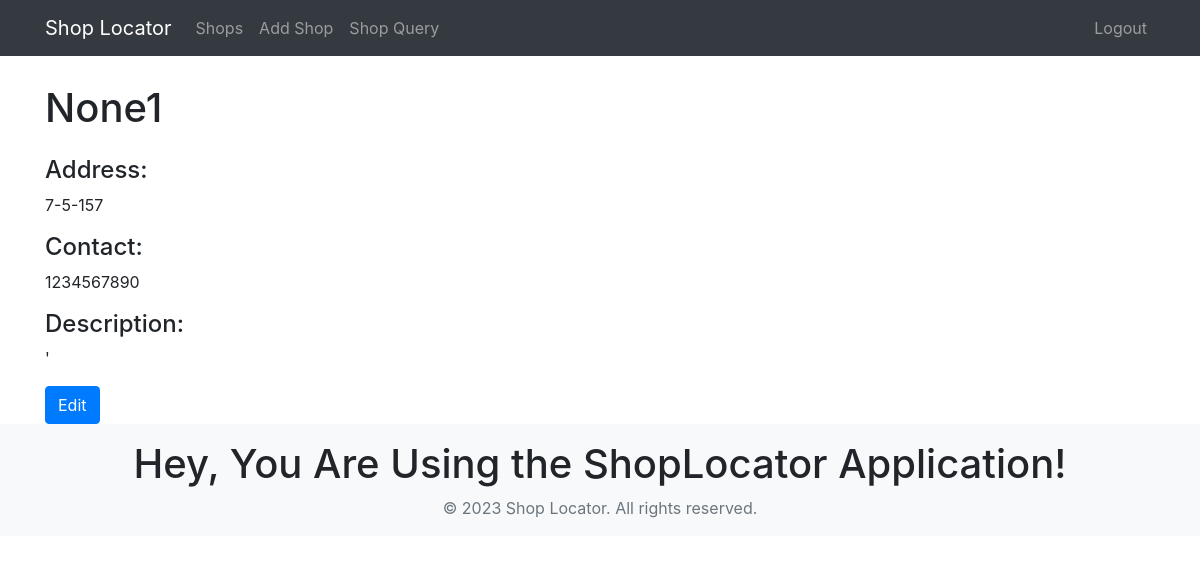
Screenshot of /shops/3/ (signed in) with the database file from the repository.
### shops/models.py (models this page shows, shortened)
class Shop(models.Model):
    name = models.CharField(max_length=100)
    latitude = models.FloatField(default=0)
    longitude = models.FloatField(default=0)
    address = models.CharField(max_length=200, default='')
    contact = models.CharField(max_length=20, default='')
    description = models.TextField(default='')
    user = models.ForeignKey(User, on_delete=models.CASCADE, default=None)

### shops/views.py (the view)
# urls.py: path('<int:shop_id>/', login_required(shop_detail), name='shop_detail'),
@login_required
def shop_detail(request, shop_id):
    shop = get_object_or_404(Shop, pk=shop_id)
    return render(request, 'shop_detail.html', {'shop': shop})

### shops/templates/shop_detail.html (shortened to what this page needs)
{% extends 'base.html' %}
{% block content %}
    <div class="container">
        <h1 class="my-4">{{ shop.name }}</h1>
        <div class="row">
            <div class="col-md-6">
                <h4>Address:</h4>
                <p>{{ shop.address }}</p>
                <h4>Contact:</h4>
                <p>{{ shop.contact }}</p>
                <h4>Description:</h4>
                <p>{{ shop.description }}</p>
                {% if shop.user == request.user or request.user.is_superuser %}
                <a href="{% url 'shop_update' shop.id %}" class="btn btn-primary">Edit</a>
                {% endif %}
            </div>
        </div>
    </div>
{% endblock %}

### shops/templates/base.html (style rules this page uses)
body { padding-top: 60px; }

### rows the page displays
Shop: name "None1", address "7-5-157", contact "1234567890", description "'"
